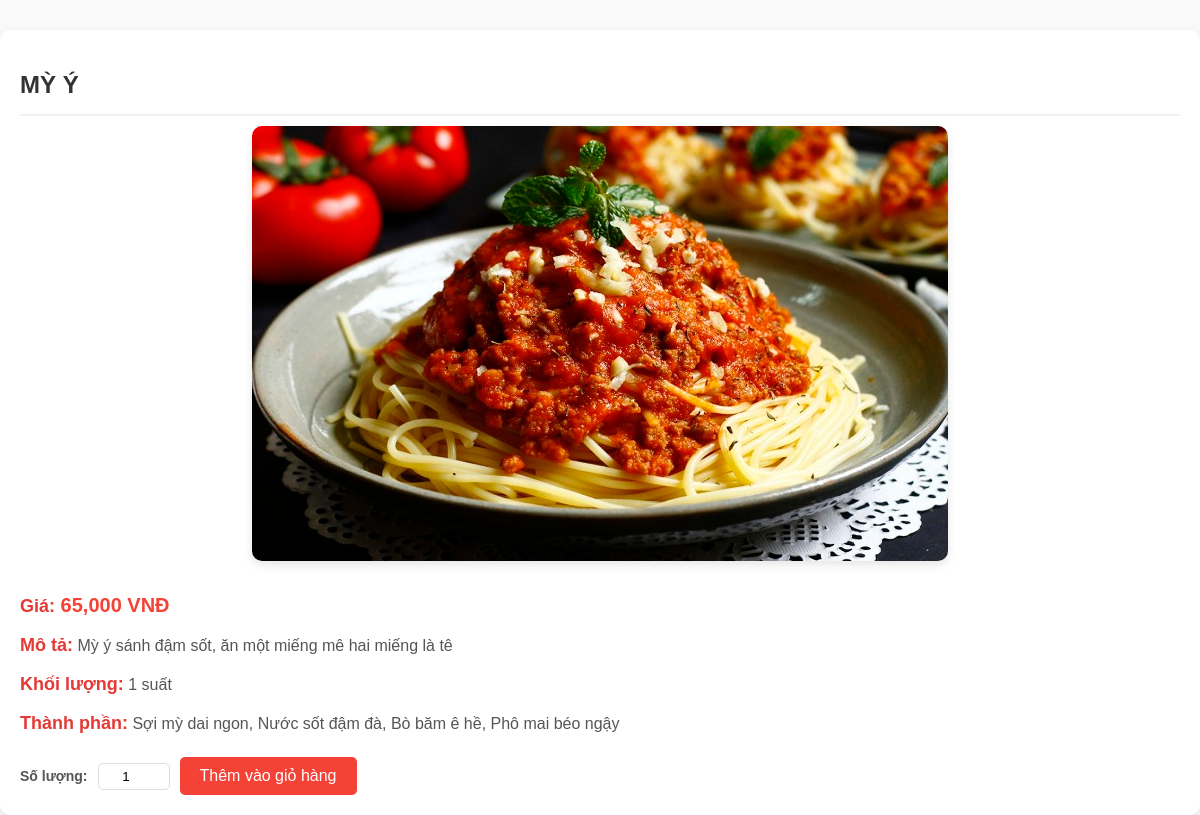
Page /product_detail.php?id=3 on the committed database.
### tables this page shows
CREATE TABLE `products_detail` (
  `id` int(11) NOT NULL,
  `name` varchar(255) NOT NULL,
  `price` decimal(10,2) NOT NULL,
  `image` varchar(255) NOT NULL,
  `description` text DEFAULT NULL,
  `weight` varchar(50) DEFAULT NULL,
  `ingredients` text DEFAULT NULL
);

### product_detail.php (the view, shortened to what this page needs)
<?php
$conn = new mysqli('localhost', 'root', '', 'food_db');
$id = isset($_GET['id']) ? (int)$_GET['id'] : 0;
$stmt = $conn->prepare("SELECT * FROM products_detail WHERE id = ?");
$stmt->bind_param("i", $id);
$stmt->execute();
$result = $stmt->get_result();
$product = $result->fetch_assoc();
?>
<!DOCTYPE html>
<html lang="vi">
<head>
    <link rel="stylesheet" href="css/product_detail.css">
</head>
<body>
    <div id="product-detail">
        <h1><?php echo htmlspecialchars($product['name']); ?></h1>
        <div class="image">
            <img src="<?php echo htmlspecialchars($product['image']); ?>" alt="<?php echo htmlspecialchars($product['name']); ?>">
        </div>
        <div class="details">
            <p><strong>Giá:</strong> <?php echo number_format($product['price']); ?> VNĐ</p>
            <p><strong>Mô tả:</strong> <?php echo htmlspecialchars($product['description']); ?></p>
            <p><strong>Khối lượng:</strong> <?php echo htmlspecialchars($product['weight']); ?></p>
            <p><strong>Thành phần:</strong> <?php echo htmlspecialchars($product['ingredients']); ?></p>
        </div>
        <form method="post" action="add_to_cart.php">
            <label for="quantity">Số lượng:</label>
            <input type="number" name="quantity" id="quantity" value="1" min="1" max="10">
            <button type="submit">Thêm vào giỏ hàng</button>
        </form>
    </div>
</body>
</html>

### css/product_detail.css (style rules this page uses)
body { font-family: Arial, sans-serif; line-height: 1.6; margin: 0; padding: 0; background-color: #f9f9f9; }
#product-detail { max-width: 1200px; margin: 0 auto; background: #fff; padding: 20px; border-radius: 10px; box-shadow: 0 4px 10px rgba(0, 0, 0, 0.1); margin-top: 30px; }
#product-detail h1 { font-size: 24px; color: #333; margin-bottom: 10px; text-transform: uppercase; font-weight: bold; text-align: left; border-bottom: 2px solid #f1f1f1; padding-bottom: 10px; }
#product-detail .image { text-align: center; margin-bottom: 20px; }
#product-detail .image img { max-width: 100%; border-radius: 10px; box-shadow: 0 4px 10px rgba(0, 0, 0, 0.1); }
#product-detail .details { margin-bottom: 20px; color: #555; }
#product-detail .details p { margin: 10px 0; }
#product-detail .details strong { font-weight: bold; color: #333; }
form { display: flex; flex-wrap: wrap; align-items: center; gap: 10px; }
form label { font-size: 14px; font-weight: bold; color: #555; }
form input[type="number"] { width: 60px; padding: 5px; border: 1px solid #ddd; border-radius: 5px; text-align: center; }
form button { background-color: #f44336; color: #fff; border: none; padding: 10px 20px; border-radius: 5px; cursor: pointer; font-size: 16px; transition: background 0.3s; }
#product-detail .details p strong { font-size: 18px; color: #e53935; }
#product-detail .details p:first-child { font-size: 20px; font-weight: bold; color: #f44336; }

### rows in the picture
products_detail: name "MỲ Ý", image (picture), price "65,000", description "Mỳ ý sánh đậm sốt, ăn một miếng mê hai miếng là tê", weight "1 suất", ingredients "Sợi mỳ dai ngon, Nước sốt đậm đà, Bò băm ê hề, Phô mai béo ngậy"
